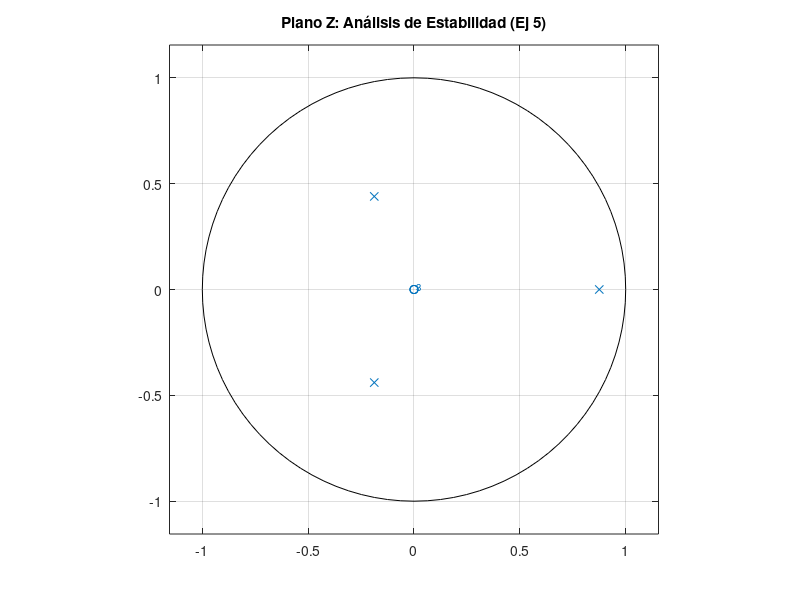

MATLAB code to generate this figure:
clc
clear
close all
% ==========================================
% EJERCICIO 5 - Punto 3 (Análisis de Estabilidad)
% ==========================================

% Un sistema LTI causal es estable si (y solo si) 
% todos sus polos se encuentran dentro del círculo unitario en el plano Z

% 1. Recuperamos los coeficientes de nuestra Función de Transferencia H(z)
b = [1];
a = [1, -0.5, -0.1, -0.2];

% ------------------------------------------
% MÉTODO 1: Cálculo matemático (raíces)
% ------------------------------------------
polos = roots(a);         % Encuentra las raíces del denominador
magnitudes = abs(polos);  % Calcula el valor absoluto (módulo) de cada raíz

disp('--- ANÁLISIS DE ESTABILIDAD ---');
disp('Los polos del sistema son:');
disp(polos);
disp('La magnitud (distancia al origen) de cada polo es:');
disp(magnitudes);

% ------------------------------------------
% MÉTODO 2: Comprobación gráfica (zplane)
% ------------------------------------------
figure(2);
zplane(b, a);
title('Plano Z: Análisis de Estabilidad (Ej 5)');
